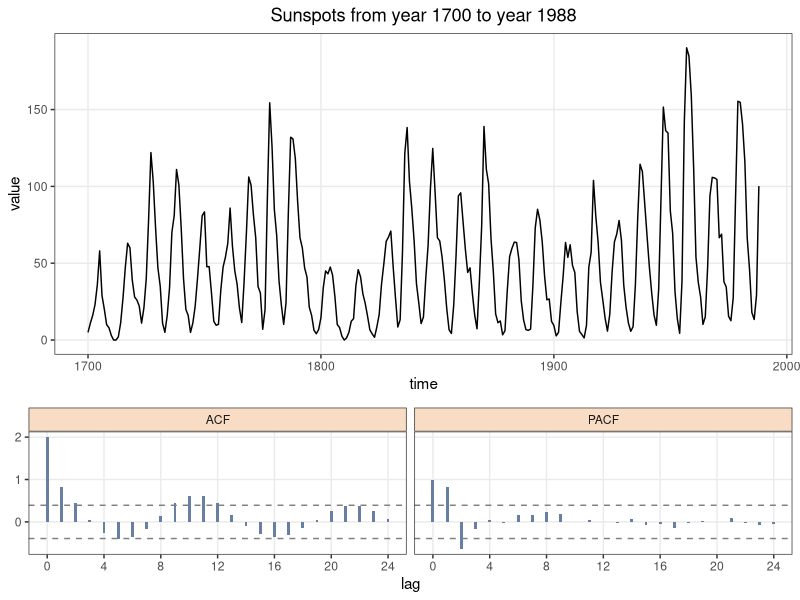
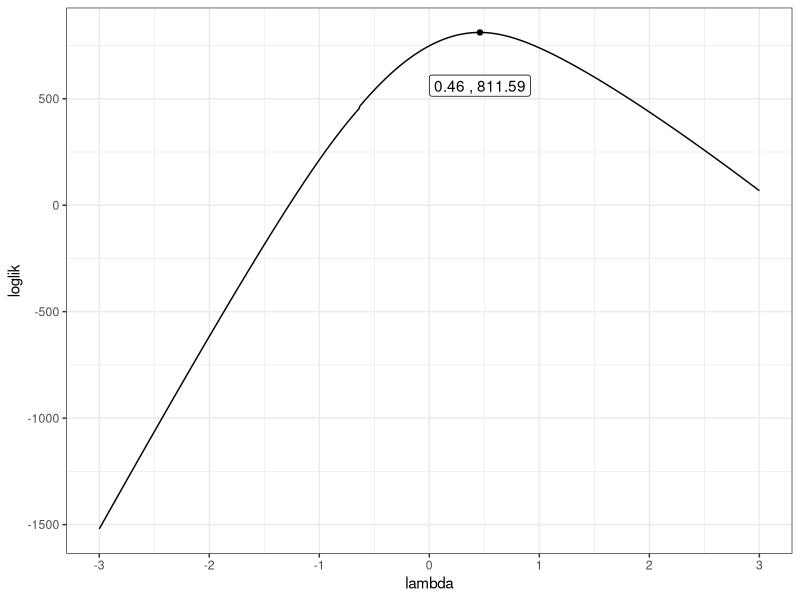
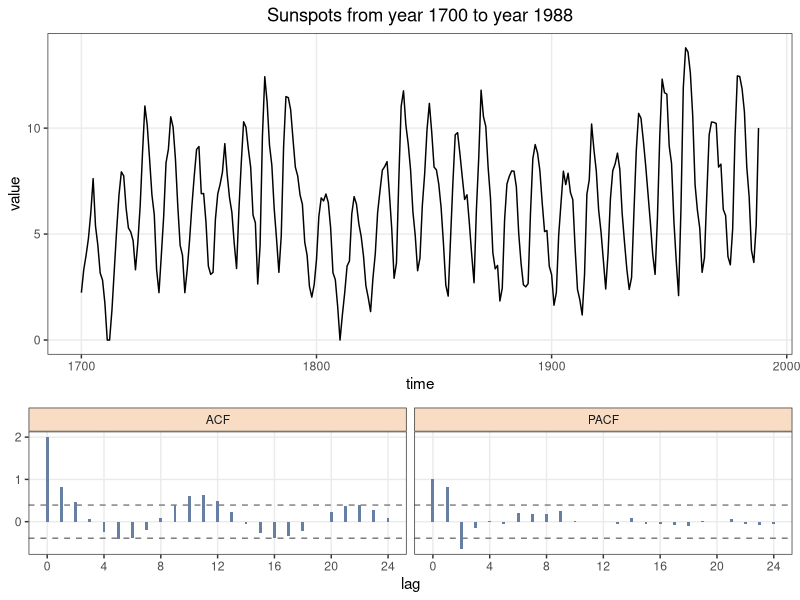
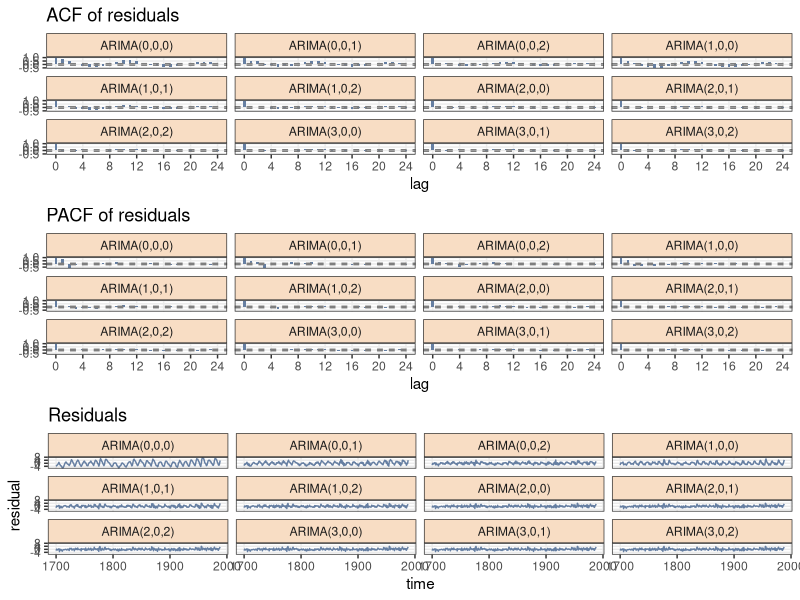
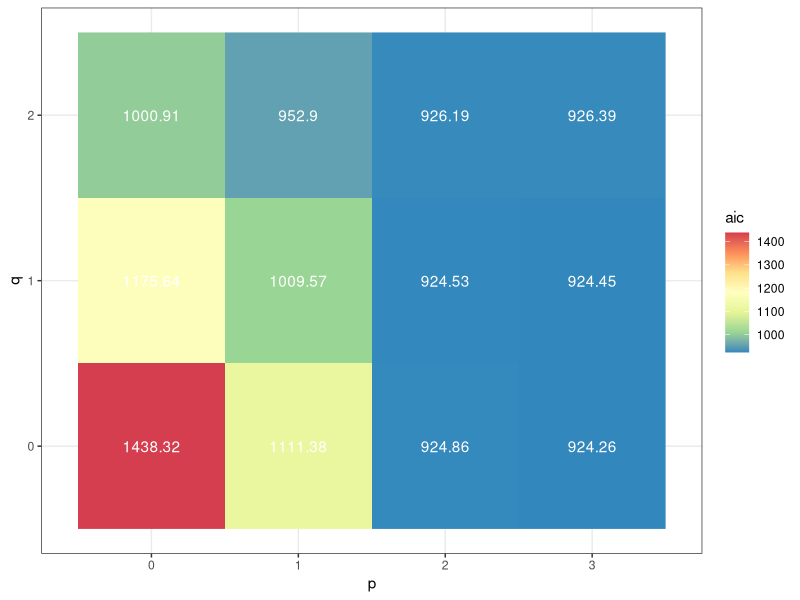
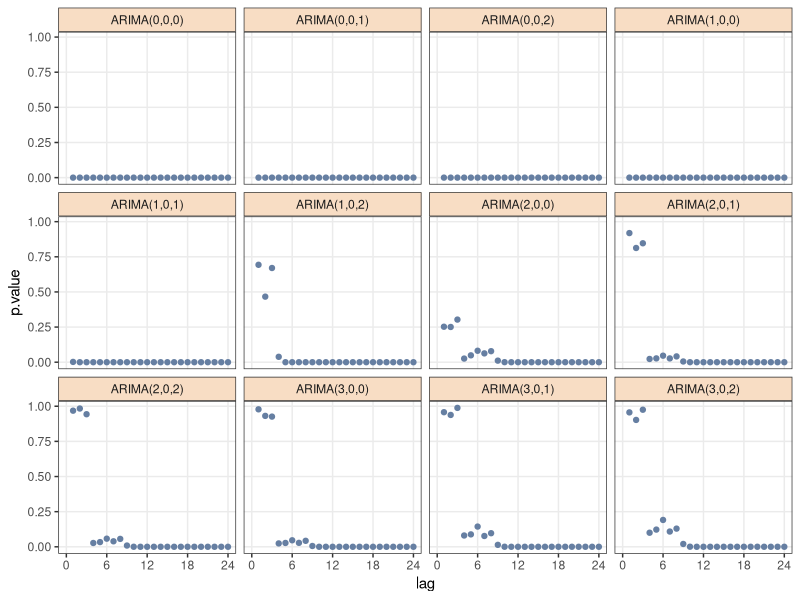

Reproduce these figures in R, in order.
## ---- chunk 1
knitr::opts_chunk$set(echo = TRUE, warning = FALSE, fig.align='center')
## ---- chunk 2
library(ggplot2)
library(dplyr)
library(tidyr)
library(cowplot)
## ---- chunk 3
data("sunspot.year")

arima.plot <- function(data = sunspot.year, title = "Main Title",lag.max = 24, ...) {
  if(class(data) != "ts") {stop("data must be ts")}
  
  df1 <- data.frame(value = as.numeric(data), time = as.numeric(time(data)))
  fig.main <- ggplot(data = df1, aes(x = time, y = value)) +
    geom_line() +
    ggtitle(title) +
    theme_bw() +
    theme(panel.grid.minor = element_blank(),
          plot.title = element_text(hjust = 0.5))
  
  list.acf <- acf(x = data, plot = FALSE, lag.max = lag.max)
  df.acf <- data.frame(lag = c(0,as.numeric(list.acf$lag)), value = c(1,as.numeric(list.acf$acf)))
  df.acf$type <- "ACF"
  
  list.pacf <- acf(x = data, type = "partial", plot = FALSE, lag.max = lag.max)
  df.pacf <- data.frame(lag = c(0,as.numeric(list.pacf$lag)), value = c(1,as.numeric(list.pacf$acf)))
  df.pacf$type <- "PACF"
  
  df.acf.pacf <- rbind.data.frame(df.acf, df.pacf)
  
  fig.merge <- ggplot(data = df.acf.pacf, aes( x = lag, y = value)) +
    geom_col(width = 0.2, fill = "#667fa2") +
    geom_hline(yintercept = qnorm((1+0.95)/2)/sqrt(dim(df.pacf)[1]),
               linetype = "dashed",
               colour = "grey50") +
    geom_hline(yintercept = -qnorm((1+0.95)/2)/sqrt(dim(df.pacf)[1]),
               linetype = "dashed",
               colour = "grey50") +
    scale_y_continuous(name = element_blank()) +
    scale_x_continuous(breaks = seq(0,24,4)) +
    facet_wrap(~type) +
    theme_bw() +
    theme(panel.grid.minor = element_blank(),
          strip.background = element_rect(fill = "#f8ddc4"))
  
  return(cowplot::plot_grid(fig.main, fig.merge, nrow = 2, rel_heights = c(2,1)))
}

arima.plot(title = "Sunspots from year 1700 to year 1988")
## ---- chunk 4
boxcox <- function(y, lambda = seq(-2, 2, 0.01), method = c("mle", "yule-walker", "burg", "ols", "yw"),...) {
  y = as.vector(y/(max(abs(y)) + 1))
  if (any(y <= 0)) 
    stop("y values must be positive")
  order <- ar(log(y), method = "mle")$order
  nlngmy <- sum(log(y))
  
  df.lambda <- data.frame(lambda = lambda)
  df.lambda.nonzero <- subset(df.lambda, lambda != 0 )
  list.var.pred <- lapply(X = t(df.lambda.nonzero$lambda), function(X) {
    ar((y^X - 1)/X,
       order.max = order,
       method = method)$var.pred
    })
  df.lambda.nonzero$var.pred <- unlist(list.var.pred)
  df.lambda.nonzero$loglik <- -length(y)/2 * log(df.lambda.nonzero$var.pred) + 
    (df.lambda.nonzero$lambda - 1) * nlngmy
  df.lambda.zero <- subset(df.lambda, lambda == 0 )
  df.lambda.zero$var.pred <- ar(log(y), order.max = order, method = method)$var.pred
  df.lambda.zero$loglik <- -length(y)/2 * log(df.lambda.zero$var.pred) - nlngmy
  df.lambda <- rbind.data.frame(df.lambda.nonzero, df.lambda.zero)
  df.lambda <- df.lambda[order(df.lambda$lambda),]
  return(df.lambda)
}

df.lambda <- boxcox(y = sunspot.year + 1, lambda = seq(-3, 3, 0.01), method = "mle")
df.lambda.max <- df.lambda[df.lambda$loglik == max(df.lambda$loglik),]

ggplot(data = df.lambda, aes( x = lambda, y = loglik)) + 
  geom_line() +
  geom_point( data = df.lambda.max) +
  geom_label( data = df.lambda.max, aes( x = lambda, y = loglik), 
              nudge_y = -250,
              label = paste0(round(df.lambda.max$lambda,2),
                             " , ",
                             round(df.lambda.max$loglik,2))) +
  scale_x_continuous(breaks = -3:3) +
  theme_bw()
## ---- chunk 5
sunspots.sqrt <- sqrt(sunspot.year)
arima.plot(data = sunspots.sqrt,title = "Sunspots from year 1700 to year 1988")
## ---- chunk 6
arima.order <- c(3,0,2)

p <- 0:arima.order[1]
d <- 0:arima.order[2]
q <- 0:arima.order[3]

df.arima.order <- data.frame(t(expand.grid(p=p,d=d,q=q)))
df.colnames <- data.frame(expand.grid(p=p,d=d,q=q))
df.colnames$type <- with(df.colnames,paste0("ARIMA(",p,",",d,",",q,")"))

list.arima.model <- lapply(df.arima.order, 
                           function(data, x, ...) { 
                             arima(x = data, order = x, ...)
                             }, 
                           data = sunspots.sqrt)

df.arima.residual <- sapply(list.arima.model, 
                            function(x) {
                              x$residuals
                              })
df.arima.residual <- data.frame(df.arima.residual)
colnames(df.arima.residual) <- df.colnames$type
df.arima.residual$time <- time(sunspots.sqrt)

df.arima.residual.plot <- gather(data = df.arima.residual, value = "residual", key = "type",-time)

df.acf <- sapply(subset(df.arima.residual, select = -time), 
       function(x, lag.max,...) {
         acf(x = x, lag.max = lag.max, plot = FALSE)$acf
       },
       lag.max = 24)
df.acf <- data.frame(df.acf)
colnames(df.acf) <- df.colnames$type

df.acf$lag <- 0:(dim(df.acf)[1]-1)
df.acf.plot <- gather(df.acf, 
                      value = "value", 
                      key = "Model",
                      -lag)


df.pacf <- sapply(subset(df.arima.residual, select = -time),
                  function(x, lag.max,...) {
                    acfvalue <- as.numeric(acf(x = x, 
                                               lag.max = lag.max,
                                               type = "partial",
                                               plot = FALSE)$acf)
                    return(c(1,acfvalue))
                    },
                  lag.max = 24)
df.pacf <- data.frame(df.pacf)
colnames(df.pacf) <- df.colnames$type

df.pacf$lag <- 0:(dim(df.pacf)[1]-1)
df.pacf.plot <- gather(df.pacf, 
                       value = "value", 
                       key = "Model",
                       -lag)

fig.acf <- ggplot(data = df.acf.plot, aes(x = lag, y = value)) +
  geom_col(width = 0.4, fill = "#667fa2") +
  geom_hline(yintercept = qnorm((1+0.95)/2)/sqrt(dim(df.acf.plot)[1]),
             linetype = "dashed",
             colour = "grey50") +
  geom_hline(yintercept = -qnorm((1+0.95)/2)/sqrt(dim(df.acf.plot)[1]),
             linetype = "dashed",
             colour = "grey50") +
  scale_y_continuous(name = element_blank()) +
  scale_x_continuous(breaks = seq(0,24,4)) +
  ggtitle("ACF of residuals") +
  facet_wrap(~Model) +
  theme_bw() +
  theme(panel.grid.minor = element_blank(),
        strip.background = element_rect(fill = "#f8ddc4"))

fig.pacf <- ggplot(data = df.pacf.plot, aes(x = lag, y = value)) +
  geom_col(width = 0.4, fill = "#667fa2") +
  geom_hline(yintercept = qnorm((1+0.95)/2)/sqrt(dim(df.pacf.plot)[1]),
             linetype = "dashed",
             colour = "grey50") +
  geom_hline(yintercept = -qnorm((1+0.95)/2)/sqrt(dim(df.pacf.plot)[1]),
             linetype = "dashed",
             colour = "grey50") +
  scale_y_continuous(name = element_blank()) +
  scale_x_continuous(breaks = seq(0,24,4)) +
  ggtitle("PACF of residuals") +
  facet_wrap(~Model) +
  theme_bw() +
  theme(panel.grid.minor = element_blank(),
        strip.background = element_rect(fill = "#f8ddc4"))

fig.residual <- ggplot(data = df.arima.residual.plot, aes(x = time, y = residual)) +
  geom_line(colour = "#667fa2") +
  ggtitle("Residuals") +
  facet_wrap(~type) +
  theme_bw() +
  theme(panel.grid.minor = element_blank(),
        strip.background = element_rect(fill = "#f8ddc4"))

cowplot::plot_grid(fig.acf, fig.pacf, fig.residual, nrow = 3)  
## ---- chunk 7
aic <- sapply(list.arima.model, function(X) {X$aic})
aic <- round(as.numeric(aic),2)
df.aic.plot <- data.frame(aic = aic, p = df.colnames$p, q = df.colnames$q)

ggplot(data = df.aic.plot, aes(x = p, y = q)) + 
  geom_raster(aes(fill = aic)) +
  geom_text(aes( label = aic), colour = "white") + 
  scale_x_continuous(expand = c(0.05,0.05)) +
  scale_color_continuous( high = "#FFA800", low = "#4AC200") +
  theme_bw() +
  theme(panel.grid.minor = element_blank()) + 
  scale_fill_distiller(palette = "Spectral", direction = -1)
## ---- chunk 8
df.box.test <- sapply(list.arima.model, function(x) {
  residuals <- x$residuals
  df.lag <- data.frame(t(1:24))
  as.numeric(sapply(df.lag, function(maxlag) {
  pvalues <- Box.test(x = residuals, lag = maxlag)$p.value
  return(pvalues)
}))
})

df.box.test <- as.data.frame(df.box.test)
colnames(df.box.test) <- df.colnames$type
df.box.test$lag <- 1:24

df.box.test <- gather(df.box.test, value = "p.value", key = "model.type", -lag)

ggplot(data = df.box.test, aes(x = lag, y = p.value)) +
  geom_point(colour = "#667fa2") +
  facet_wrap(~model.type) +
  scale_x_continuous(limits = c(0,24), breaks = seq(0,24,6)) +
  theme_bw() +
  theme(panel.grid.minor = element_blank(),
        strip.background = element_rect(fill = "#f8ddc4"))
